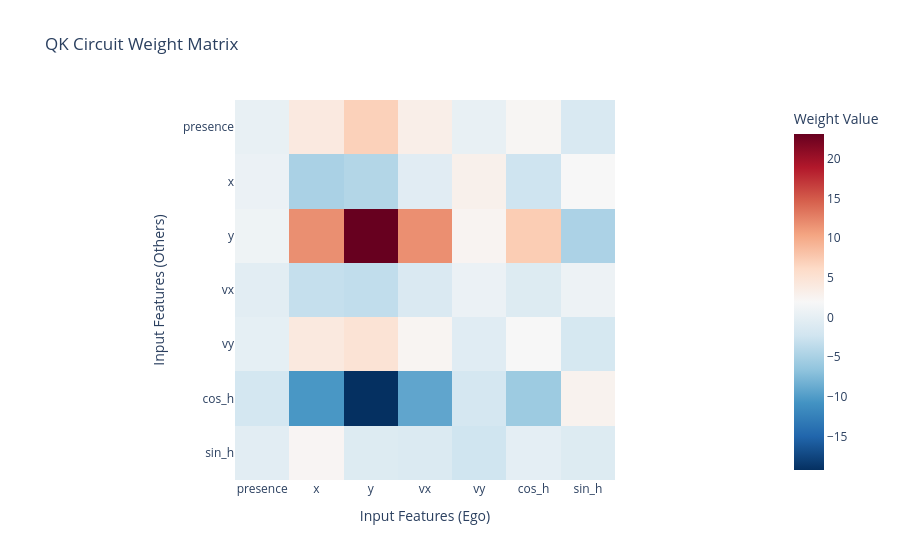

The notebook cell this image was saved under:
### Code cell
qk_circuit = W_E_others.T @ W_QK @ W_E_ego
fig = px.imshow(
    qk_circuit, 
    color_continuous_scale='RdBu_r', 
    title='QK Circuit Weight Matrix', 
    labels={'x':'Input Features (Ego)', 'y':'Input Features (Others)'},
    x=["presence", "x", "y", "vx", "vy", "cos_h", "sin_h"],
    y=["presence", "x", "y", "vx", "vy", "cos_h", "sin_h"],
)
fig.update_layout(coloraxis_colorbar=dict(title='Weight Value'))
fig.show()

### Figure 1 — Plotly figure (JSON) as saved in the notebook; plotly's stock layout.template omitted (floating-point values rounded to 4 significant figures)
{"data": [{"coloraxis": "coloraxis", "hovertemplate": "Input Features (Ego): %{x}<br>Input Features (Others): %{y}<br>color: %{z}<extra></extra>", "name": "0", "type": "heatmap", "x": ["presence", "x", "y", "vx", "vy", "cos_h", "sin_h"], "xaxis": "x", "y": ["presence", "x", "y", "vx", "vy", "cos_h", "sin_h"], "yaxis": "y", "z": [[0.2854, 3.997, 7.008, 3.247, 0.3241, 2.281, -1.371], [0.6562, -4.903, -4.323, -0.5506, 3.006, -2.39, 1.982], [0.9734, 11.77, 23.13, 11.74, 2.512, 7.323, -4.744], [-0.3461, -3.106, -3.331, -1.249, 0.6522, -0.9343, 0.805], [-0.03751, 4.036, 4.968, 2.39, -0.6538, 1.931, -1.676], [-1.918, -10.45, -19.23, -9.218, -1.792, -5.756, 2.723], [-0.3856, 2.341, -0.9695, -1.128, -2.319, -0.1254, -0.9202]]}], "layout": {"coloraxis": {"colorbar": {"title": {"text": "Weight Value"}}, "colorscale": [[0, "rgb(5,48,97)"], [0.1, "rgb(33,102,172)"], [0.2, "rgb(67,147,195)"], [0.3, "rgb(146,197,222)"], [0.4, "rgb(209,229,240)"], [0.5, "rgb(247,247,247)"], [0.6, "rgb(253,219,199)"], [0.7, "rgb(244,165,130)"], [0.8, "rgb(214,96,77)"], [0.9, "rgb(178,24,43)"], [1, "rgb(103,0,31)"]]}, "title": {"text": "QK Circuit Weight Matrix"}, "xaxis": {"anchor": "y", "constrain": "domain", "domain": [0, 1], "scaleanchor": "y", "title": {"text": "Input Features (Ego)"}}, "yaxis": {"anchor": "x", "autorange": "reversed", "constrain": "domain", "domain": [0, 1], "title": {"text": "Input Features (Others)"}}}}
